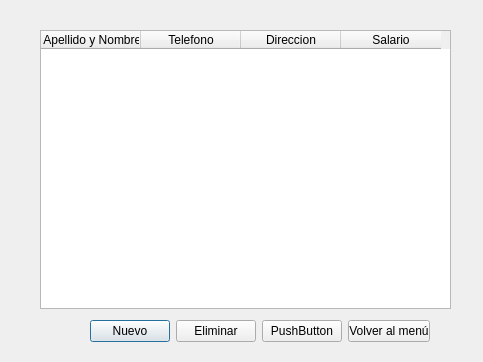
<?xml version="1.0" encoding="UTF-8"?>
<ui version="4.0">
 <class>GUIEmpleado</class>
 <widget class="QDialog" name="GUIEmpleado">
  <property name="geometry">
   <rect>
    <x>0</x>
    <y>0</y>
    <width>483</width>
    <height>362</height>
   </rect>
  </property>
  <property name="windowTitle">
   <string>Dialog</string>
  </property>
  <widget class="QTableWidget" name="tableWidget">
   <property name="geometry">
    <rect>
     <x>40</x>
     <y>30</y>
     <width>411</width>
     <height>279</height>
    </rect>
   </property>
   <column>
    <property name="text">
     <string> Apellido y Nombre</string>
    </property>
   </column>
   <column>
    <property name="text">
     <string>Telefono</string>
    </property>
   </column>
   <column>
    <property name="text">
     <string>Direccion</string>
    </property>
   </column>
   <column>
    <property name="text">
     <string>Salario</string>
    </property>
   </column>
  </widget>
  <widget class="QWidget" name="">
   <property name="geometry">
    <rect>
     <x>90</x>
     <y>320</y>
     <width>340</width>
     <height>23</height>
    </rect>
   </property>
   <layout class="QHBoxLayout" name="horizontalLayout">
    <item>
     <widget class="QPushButton" name="pushButton">
      <property name="text">
       <string>Nuevo</string>
      </property>
     </widget>
    </item>
    <item>
     <widget class="QPushButton" name="pushButton_2">
      <property name="text">
       <string>Eliminar</string>
      </property>
     </widget>
    </item>
    <item>
     <widget class="QPushButton" name="pushButton_3">
      <property name="text">
       <string>PushButton</string>
      </property>
     </widget>
    </item>
    <item>
     <widget class="QPushButton" name="pushButton_4">
      <property name="text">
       <string>Volver al menú</string>
      </property>
     </widget>
    </item>
   </layout>
  </widget>
 </widget>
 <resources/>
 <connections/>
</ui>
